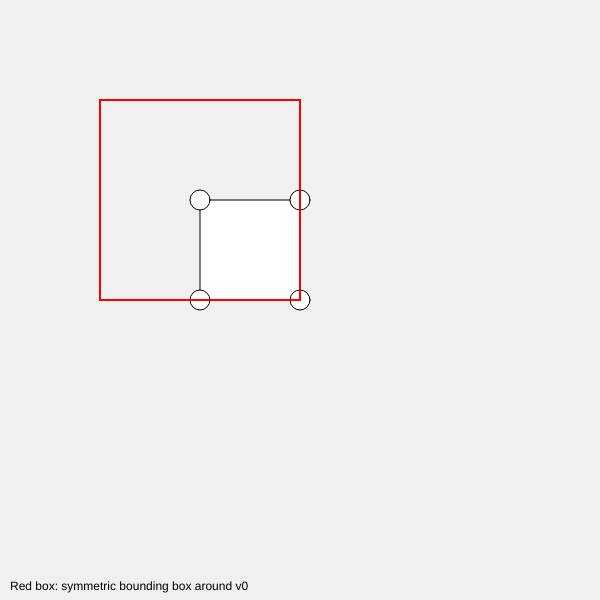
Frame 1 (no input)
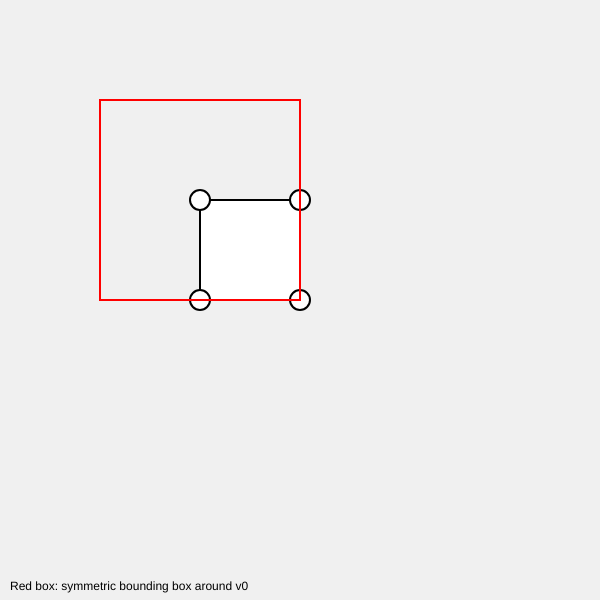
Frame 60 (no input)
Frame 120 (the mouse pressed at the canvas centre since frame 60): identical to frame 60, image omitted

The p5.js sketch that drew these frames (run headless with seeded random() and noise() and a simulated clock; from frame 60 on, the mouse is pressed at the canvas centre):

// p5.js sketch
// ── sketch.js
let points = [];
let selectedPoint = null;
const radius = 10;

function setup() {
  createCanvas(600, 600);
  // Initialize 4 points (v0 to v3)
  points.push(createVector(200, 200));
  points.push(createVector(300, 200));
  points.push(createVector(300, 300));
  points.push(createVector(200, 300));
}

function draw() {
  background(240);
  stroke(0);
  fill(255);

  // Draw quad
  beginShape();
  for (let pt of points) {
    vertex(pt.x, pt.y);
  }
  endShape(CLOSE);

  // Draw control points
  for (let pt of points) {
    fill(255);
    stroke(0);
    ellipse(pt.x, pt.y, radius * 2);
  }

  // Compute bounding box (symmetric around v0)
  let v0 = points[0];
  let minXY = v0.copy();
  let maxXY = v0.copy();

  for (let pt of points) {
    minXY = vectorMin(minXY, pt);
    maxXY = vectorMax(maxXY, pt);
  }

  let toMax = vectorAbs(p5.Vector.sub(maxXY, v0));
  let toMin = vectorAbs(p5.Vector.sub(minXY, v0));
  let offset = createVector(max(toMax.x, toMin.x), max(toMax.y, toMin.y));

  let boxMin = p5.Vector.sub(v0, offset);
  let boxMax = p5.Vector.add(v0, offset);

  // Draw bounding box
  noFill();
  stroke(255, 0, 0);
  strokeWeight(2);
  rectMode(CORNERS);
  rect(boxMin.x, boxMin.y, boxMax.x, boxMax.y);

  // Label
  noStroke();
  fill(0);
  text("Red box: symmetric bounding box around v0", 10, height - 10);
}

function mousePressed() {
  for (let pt of points) {
    if (dist(mouseX, mouseY, pt.x, pt.y) < radius) {
      selectedPoint = pt;
      break;
    }
  }
}

function mouseDragged() {
  if (selectedPoint) {
    selectedPoint.set(mouseX, mouseY);
  }
}

function mouseReleased() {
  selectedPoint = null;
}

// Utility functions
function vectorMin(a, b) {
  return createVector(min(a.x, b.x), min(a.y, b.y));
}

function vectorMax(a, b) {
  return createVector(max(a.x, b.x), max(a.y, b.y));
}

function vectorAbs(v) {
  return createVector(abs(v.x), abs(v.y));
}
